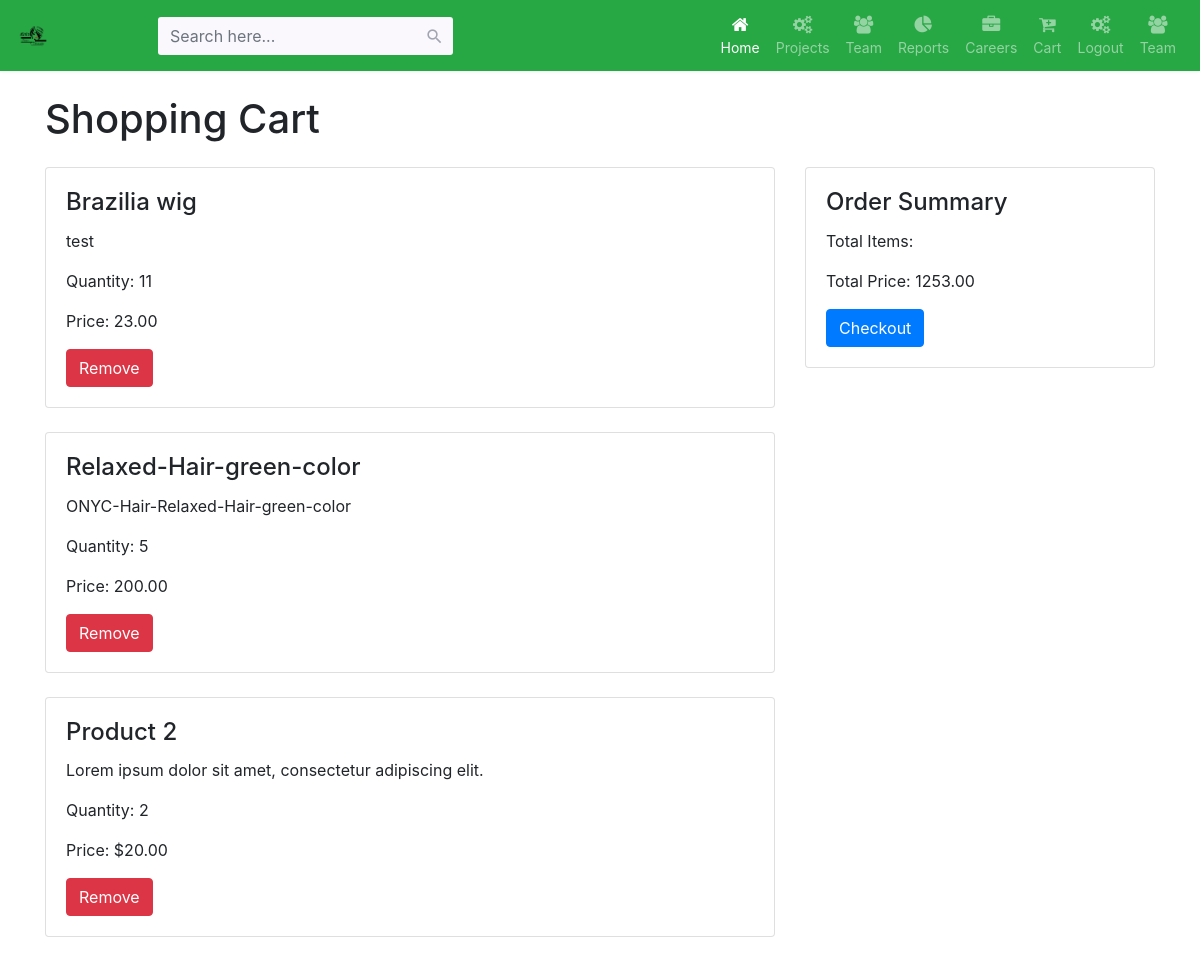
The app's page /cart (signed in) with its own data.
### main/models.py (models this page shows, shortened)
class Cart(models.Model):
    user = models.ForeignKey(User, on_delete=models.CASCADE)
    product = models.ForeignKey(Product, on_delete=models.CASCADE)
    quantity = models.IntegerField()

class Product(models.Model):
    name = models.CharField(max_length=255)
    description = models.TextField()
    price = models.DecimalField(max_digits=10, decimal_places=2)
    quantity_available = models.IntegerField()
    images = models.ImageField(null=True, blank=True, upload_to='images/')

### main/views.py (the view)
# urls.py: path('cart', views.cart, name='cart'),
def cart(request):
    if request.user.is_authenticated:
        user_id = request.user.id
        cart_items = Cart.objects.filter(user_id=user_id)
    else:
        cart_items = []
    total_price = sum(item.product.price * item.quantity for item in cart_items)
    return render(request, 'main/cart.html', {'cart_items': cart_items, 'total_price': total_price})

### main/templates/main/cart.html
{% include "main/base.html" %}
{% block content %}
<div class="container">
    <h1 class="my-4">Shopping Cart</h1>
    <div class="row">
      <div class="col-lg-8">
        {% for product in cart_items %}
        <div class="card mb-4">
          <div class="card-body">
            <h4 class="card-title">{{product.product.name}}</h4>
            <p class="card-text">{{product.product.description}}</p>
            <p class="card-text">Quantity: {{product.quantity}}</p>
            <p class="card-text">Price: {{product.product.price}}</p>
            <button class="btn btn-danger remove-item">Remove</button>
          </div>
        </div>
        {% endfor %}
        <div class="card mb-4">
          <div class="card-body">
            <h4 class="card-title">Product 2</h4>
            <p class="card-text">Lorem ipsum dolor sit amet, consectetur adipiscing elit.</p>
            <p class="card-text">Quantity: 2</p>
            <p class="card-text">Price: $20.00</p>
            <button class="btn btn-danger remove-item">Remove</button>
          </div>
        </div>
      </div>
      <div class="col-lg-4">
        <div class="card">
          <div class="card-body">
            <h4 class="card-title">Order Summary</h4>
            <p class="card-text">Total Items: {{cart}}</p>
            <p class="card-text">Total Price: {{total_price}}</p>
            <button class="btn btn-primary checkout">Checkout</button>
          </div>
        </div>
      </div>
    </div>
  </div>{% endblock %}

### main/static/css/nav.css (style rules this page uses)
body { background: #c1bcbc; font-family: 'Varela Round', sans-serif; }

### main/static/css/forms.css (style rules this page uses)
.form-control, .btn { border-radius: 3px; }

### records on screen
Cart: product.name "Brazilia wig", product.description "test", quantity "11", product.price "23.00"
Cart: product.name "Relaxed-Hair-green-color", product.description "ONYC-Hair-Relaxed-Hair-green-color", quantity "5", product.price "200.00"

### other values on screen
{{ total_price }} "1253.00"
